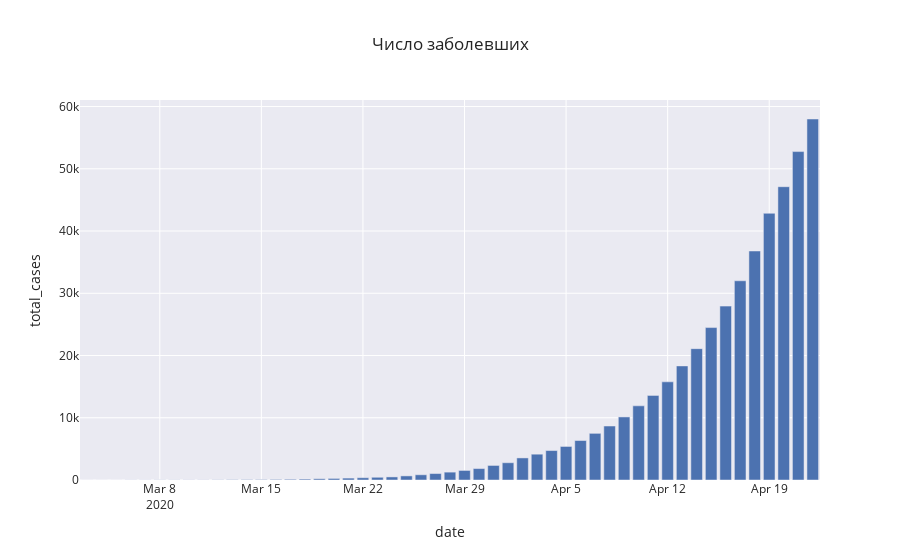

Here is the notebook cell this chart was saved with:
### Code cell
train_date.plot.bar("date", "total_cases", title="Число заболевших")
